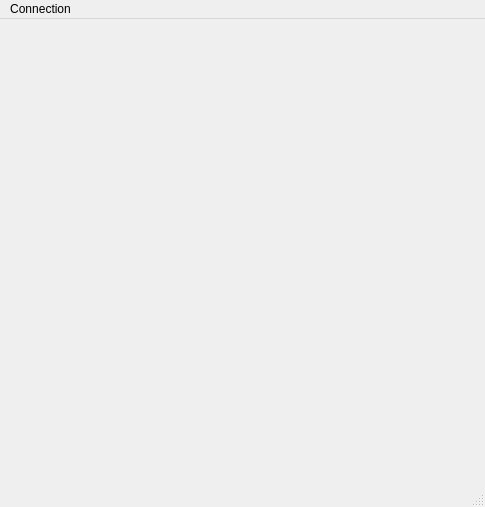
<?xml version="1.0" encoding="UTF-8"?>
<ui version="4.0">
 <class>MainWindow</class>
 <widget class="QMainWindow" name="MainWindow">
  <property name="geometry">
   <rect>
    <x>0</x>
    <y>0</y>
    <width>485</width>
    <height>507</height>
   </rect>
  </property>
  <property name="windowTitle">
   <string>MainWindow</string>
  </property>
  <widget class="QWidget" name="centralwidget">
   <layout class="QGridLayout" name="gridLayout">
    <item row="0" column="0">
     <widget class="QWidget" name="deviceControl" native="true"/>
    </item>
   </layout>
  </widget>
  <widget class="QMenuBar" name="menubar">
   <property name="geometry">
    <rect>
     <x>0</x>
     <y>0</y>
     <width>485</width>
     <height>25</height>
    </rect>
   </property>
   <widget class="QMenu" name="menuConnect">
    <property name="title">
     <string>Connection</string>
    </property>
    <addaction name="actionConnect"/>
    <addaction name="actionDisconnect"/>
    <addaction name="actionExit"/>
   </widget>
   <addaction name="menuConnect"/>
  </widget>
  <widget class="QStatusBar" name="statusbar"/>
  <action name="actionConnect">
   <property name="text">
    <string>Connect</string>
   </property>
  </action>
  <action name="actionExit">
   <property name="text">
    <string>Exit</string>
   </property>
  </action>
  <action name="actionDisconnect">
   <property name="text">
    <string>Disconnect</string>
   </property>
  </action>
 </widget>
 <resources/>
 <connections/>
</ui>
